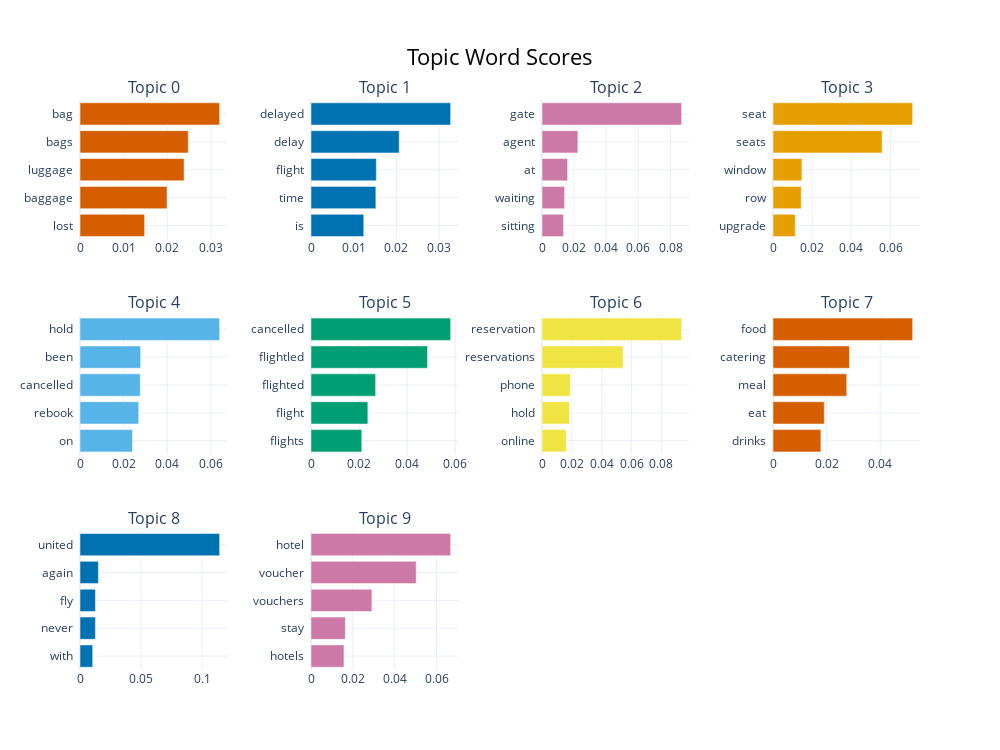

The code cell stored with this chart in its notebook:
### Code cell
topic_model.visualize_barchart(top_n_topics=10)

### Figure 1 — Plotly figure (JSON) as saved in the notebook; plotly's stock layout.template omitted (floating-point values rounded to 4 significant figures)
{"data": [{"marker": {"color": "#D55E00"}, "orientation": "h", "type": "bar", "x": [0.01478, 0.0199, 0.02381, 0.02476, 0.03194], "xaxis": "x", "y": ["lost  ", "baggage  ", "luggage  ", "bags  ", "bag  "], "yaxis": "y"}, {"marker": {"color": "#0072B2"}, "orientation": "h", "type": "bar", "x": [0.01235, 0.01518, 0.01529, 0.02065, 0.03268], "xaxis": "x2", "y": ["is  ", "time  ", "flight  ", "delay  ", "delayed  "], "yaxis": "y2"}, {"marker": {"color": "#CC79A7"}, "orientation": "h", "type": "bar", "x": [0.01343, 0.01407, 0.01594, 0.02235, 0.08694], "xaxis": "x3", "y": ["sitting  ", "waiting  ", "at  ", "agent  ", "gate  "], "yaxis": "y3"}, {"marker": {"color": "#E69F00"}, "orientation": "h", "type": "bar", "x": [0.01137, 0.01441, 0.01476, 0.05571, 0.07131], "xaxis": "x4", "y": ["upgrade  ", "row  ", "window  ", "seats  ", "seat  "], "yaxis": "y4"}, {"marker": {"color": "#56B4E9"}, "orientation": "h", "type": "bar", "x": [0.02408, 0.02693, 0.02764, 0.02781, 0.06406], "xaxis": "x5", "y": ["on  ", "rebook  ", "cancelled  ", "been  ", "hold  "], "yaxis": "y5"}, {"marker": {"color": "#009E73"}, "orientation": "h", "type": "bar", "x": [0.02113, 0.02366, 0.02688, 0.04847, 0.05811], "xaxis": "x6", "y": ["flights  ", "flight  ", "flighted  ", "flightled  ", "cancelled  "], "yaxis": "y6"}, {"marker": {"color": "#F0E442"}, "orientation": "h", "type": "bar", "x": [0.0162, 0.01842, 0.01895, 0.05429, 0.09351], "xaxis": "x7", "y": ["online  ", "hold  ", "phone  ", "reservations  ", "reservation  "], "yaxis": "y7"}, {"marker": {"color": "#D55E00"}, "orientation": "h", "type": "bar", "x": [0.01786, 0.01912, 0.02752, 0.02853, 0.05209], "xaxis": "x8", "y": ["drinks  ", "eat  ", "meal  ", "catering  ", "food  "], "yaxis": "y8"}, {"marker": {"color": "#0072B2"}, "orientation": "h", "type": "bar", "x": [0.01039, 0.01262, 0.01266, 0.01507, 0.1145], "xaxis": "x9", "y": ["with  ", "never  ", "fly  ", "again  ", "united  "], "yaxis": "y9"}, {"marker": {"color": "#CC79A7"}, "orientation": "h", "type": "bar", "x": [0.01576, 0.01643, 0.0291, 0.05028, 0.06674], "xaxis": "x10", "y": ["hotels  ", "stay  ", "vouchers  ", "voucher  ", "hotel  "], "yaxis": "y10"}], "layout": {"annotations": [{"font": {"size": 16}, "showarrow": false, "text": "Topic 0", "x": 0.0875, "xanchor": "center", "xref": "paper", "y": 1, "yanchor": "bottom", "yref": "paper"}, {"font": {"size": 16}, "showarrow": false, "text": "Topic 1", "x": 0.3625, "xanchor": "center", "xref": "paper", "y": 1, "yanchor": "bottom", "yref": "paper"}, {"font": {"size": 16}, "showarrow": false, "text": "Topic 2", "x": 0.6375, "xanchor": "center", "xref": "paper", "y": 1, "yanchor": "bottom", "yref": "paper"}, {"font": {"size": 16}, "showarrow": false, "text": "Topic 3", "x": 0.9125, "xanchor": "center", "xref": "paper", "y": 1, "yanchor": "bottom", "yref": "paper"}, {"font": {"size": 16}, "showarrow": false, "text": "Topic 4", "x": 0.0875, "xanchor": "center", "xref": "paper", "y": 0.6222, "yanchor": "bottom", "yref": "paper"}, {"font": {"size": 16}, "showarrow": false, "text": "Topic 5", "x": 0.3625, "xanchor": "center", "xref": "paper", "y": 0.6222, "yanchor": "bottom", "yref": "paper"}, {"font": {"size": 16}, "showarrow": false, "text": "Topic 6", "x": 0.6375, "xanchor": "center", "xref": "paper", "y": 0.6222, "yanchor": "bottom", "yref": "paper"}, {"font": {"size": 16}, "showarrow": false, "text": "Topic 7", "x": 0.9125, "xanchor": "center", "xref": "paper", "y": 0.6222, "yanchor": "bottom", "yref": "paper"}, {"font": {"size": 16}, "showarrow": false, "text": "Topic 8", "x": 0.0875, "xanchor": "center", "xref": "paper", "y": 0.2444, "yanchor": "bottom", "yref": "paper"}, {"font": {"size": 16}, "showarrow": false, "text": "Topic 9", "x": 0.3625, "xanchor": "center", "xref": "paper", "y": 0.2444, "yanchor": "bottom", "yref": "paper"}], "height": 750, "hoverlabel": {"bgcolor": "white", "font": {"family": "Rockwell", "size": 16}}, "showlegend": false, "title": {"font": {"color": "Black", "size": 22}, "text": "Topic Word Scores", "x": 0.5, "xanchor": "center", "yanchor": "top"}, "width": 1000, "xaxis": {"anchor": "y", "domain": [0, 0.175], "showgrid": true}, "xaxis10": {"anchor": "y10", "domain": [0.275, 0.45], "showgrid": true}, "xaxis11": {"anchor": "y11", "domain": [0.55, 0.725], "showgrid": true}, "xaxis12": {"anchor": "y12", "domain": [0.825, 1], "showgrid": true}, "xaxis2": {"anchor": "y2", "domain": [0.275, 0.45], "showgrid": true}, "xaxis3": {"anchor": "y3", "domain": [0.55, 0.725], "showgrid": true}, "xaxis4": {"anchor": "y4", "domain": [0.825, 1], "showgrid": true}, "xaxis5": {"anchor": "y5", "domain": [0, 0.175], "showgrid": true}, "xaxis6": {"anchor": "y6", "domain": [0.275, 0.45], "showgrid": true}, "xaxis7": {"anchor": "y7", "domain": [0.55, 0.725], "showgrid": true}, "xaxis8": {"anchor": "y8", "domain": [0.825, 1], "showgrid": true}, "xaxis9": {"anchor": "y9", "domain": [0, 0.175], "showgrid": true}, "yaxis": {"anchor": "x", "domain": [0.7556, 1], "showgrid": true}, "yaxis10": {"anchor": "x10", "domain": [0, 0.2444], "showgrid": true}, "yaxis11": {"anchor": "x11", "domain": [0, 0.2444], "showgrid": true}, "yaxis12": {"anchor": "x12", "domain": [0, 0.2444], "showgrid": true}, "yaxis2": {"anchor": "x2", "domain": [0.7556, 1], "showgrid": true}, "yaxis3": {"anchor": "x3", "domain": [0.7556, 1], "showgrid": true}, "yaxis4": {"anchor": "x4", "domain": [0.7556, 1], "showgrid": true}, "yaxis5": {"anchor": "x5", "domain": [0.3778, 0.6222], "showgrid": true}, "yaxis6": {"anchor": "x6", "domain": [0.3778, 0.6222], "showgrid": true}, "yaxis7": {"anchor": "x7", "domain": [0.3778, 0.6222], "showgrid": true}, "yaxis8": {"anchor": "x8", "domain": [0.3778, 0.6222], "showgrid": true}, "yaxis9": {"anchor": "x9", "domain": [0, 0.2444], "showgrid": true}}}
